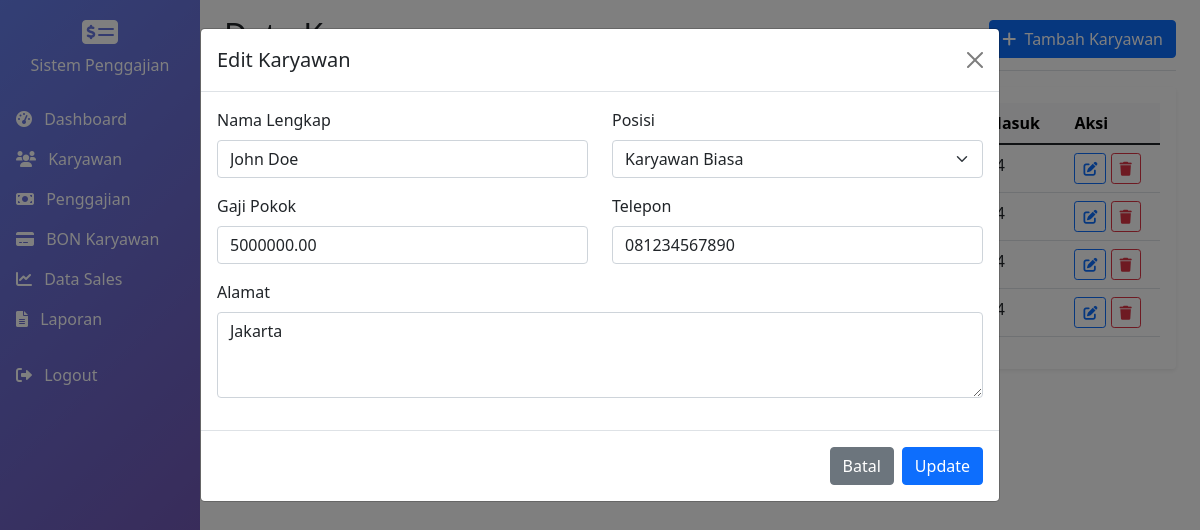
The page /employees.php?edit=1 (signed in) on the database its author committed.
### tables this page shows
CREATE TABLE employees (
    id INT PRIMARY KEY AUTO_INCREMENT,
    employee_code VARCHAR(20) UNIQUE NOT NULL,
    name VARCHAR(100) NOT NULL,
    position ENUM('sales', 'regular') NOT NULL,
    basic_salary DECIMAL(12,2) NOT NULL,
    commission_rate DECIMAL(5,2) DEFAULT 0,  
    phone VARCHAR(20),
    address TEXT,
    hire_date DATE NOT NULL,
    status ENUM('active', 'inactive') DEFAULT 'active',
    created_at TIMESTAMP DEFAULT CURRENT_TIMESTAMP,
    updated_at TIMESTAMP DEFAULT CURRENT_TIMESTAMP ON UPDATE CURRENT_TIMESTAMP
);

### employees.php (the view, shortened to what this page needs)
<?php
$database = new Database();
$db = $database->getConnection();
$query = "SELECT * FROM employees WHERE status = 'active' ORDER BY created_at DESC";
$stmt = $db->prepare($query);
$stmt->execute();
$employees = $stmt->fetchAll(PDO::FETCH_ASSOC);
$edit_employee = null;
if (isset($_GET['edit'])) {
    $query = "SELECT * FROM employees WHERE id = ?";
    $stmt = $db->prepare($query);
    $stmt->execute([$_GET['edit']]);
    $edit_employee = $stmt->fetch(PDO::FETCH_ASSOC);
}
?>
<!DOCTYPE html>
<html lang="id">
<head>
    <link href="https://cdn.jsdelivr.net/npm/bootstrap@5.1.3/dist/css/bootstrap.min.css" rel="stylesheet">
    <link href="https://cdnjs.cloudflare.com/ajax/libs/font-awesome/6.0.0/css/all.min.css" rel="stylesheet">
</head>
<body>
    <div class="container-fluid">
        <div class="row">
            <nav class="col-md-3 col-lg-2 d-md-block sidebar text-white p-0">
                <div class="position-sticky pt-3">
                    <div class="text-center mb-4">
                        <i class="fas fa-money-check-alt fa-2x mb-2"></i>
                        <h6>Sistem Penggajian</h6>
                    </div>
                    <ul class="nav flex-column">
                        <li class="nav-item">
                            <a class="nav-link text-white" href="index.php">
                                <i class="fas fa-tachometer-alt me-2"></i> Dashboard
                            </a>
                        </li>
                        <li class="nav-item">
                            <a class="nav-link text-white active" href="employees.php">
                                <i class="fas fa-users me-2"></i> Karyawan
                            </a>
                        </li>
                        <li class="nav-item">
                            <a class="nav-link text-white" href="salaries.php">
                                <i class="fas fa-money-bill me-2"></i> Penggajian
                            </a>
                        </li>
                        <li class="nav-item">
                            <a class="nav-link text-white" href="bons.php">
                                <i class="fas fa-credit-card me-2"></i> BON Karyawan
                            </a>
                        </li>
                        <li class="nav-item">
                            <a class="nav-link text-white" href="sales.php">
                                <i class="fas fa-chart-line me-2"></i> Data Sales
                            </a>
                        </li>
                        <li class="nav-item">
                            <a class="nav-link text-white" href="reports.php">
                                <i class="fas fa-file-alt me-2"></i> Laporan
                            </a>
                        </li>
                        <li class="nav-item mt-3">
                            <a class="nav-link text-white" href="logout.php">
                                <i class="fas fa-sign-out-alt me-2"></i> Logout
                            </a>
                        </li>
                    </ul>
                </div>
            </nav>
            <main class="col-md-9 ms-sm-auto col-lg-10 px-md-4">
                <div class="d-flex justify-content-between flex-wrap flex-md-nowrap align-items-center pt-3 pb-2 mb-3 border-bottom">
                    <h1 class="h2">Data Karyawan</h1>
                    <button class="btn btn-primary" data-bs-toggle="modal" data-bs-target="#addEmployeeModal">
                        <i class="fas fa-plus me-1"></i> Tambah Karyawan
                    </button>
                </div>
                <div class="card border-0 shadow-sm">
                    <div class="card-body">
                        <div class="table-responsive">
                            <table class="table table-hover">
                                <thead class="table-light">
                                    <tr>
                                        <th>Kode</th>
                                        <th>Nama</th>
                                        <th>Posisi</th>
                                        <th>Gaji Pokok</th>
                                        <th>Komisi</th>
                                        <th>Telepon</th>
                                        <th>Tanggal Masuk</th>
                                        <th>Aksi</th>
                                    </tr>
                                </thead>
                                <tbody>
                                    <?php foreach ($employees as $employee): ?>
                                        <tr>
                                            <td><?php echo htmlspecialchars($employee['employee_code']); ?></td>
                                            <td><?php echo htmlspecialchars($employee['name']); ?></td>
                                            <td>
                                                <span class="badge <?php echo $employee['position'] == 'sales' ? 'bg-success' : 'bg-primary'; ?>">
                                                </span>
                                            </td>
                                            <td><?php echo formatCurrency($employee['basic_salary']); ?></td>
                                            <td><?php echo $employee['commission_rate'] * 100; ?>%</td>
                                            <td><?php echo htmlspecialchars($employee['phone']); ?></td>
                                            <td><?php echo formatDate($employee['hire_date']); ?></td>
                                            <td>
                                                <a href="?edit=<?php echo $employee['id']; ?>" class="btn btn-sm btn-outline-primary">
                                                    <i class="fas fa-edit"></i>
                                                </a>
                                                <button class="btn btn-sm btn-outline-danger" onclick="deleteEmployee(<?php echo $employee['id']; ?>)">
                                                    <i class="fas fa-trash"></i>
                                                </button>
                                            </td>
                                        </tr>
                                    <?php endforeach; ?>
                                </tbody>
                            </table>
                        </div>
                    </div>
                </div>
            </main>
        </div>
    </div>
    <div class="modal fade" id="addEmployeeModal" tabindex="-1">
        <div class="modal-dialog modal-lg">
            <div class="modal-content">
                <form method="POST">
                    <div class="modal-header">
                        <h5 class="modal-title">
                            <?php echo $edit_employee ? 'Edit Karyawan' : 'Tambah Karyawan'; ?>
                        </h5>
                        <button type="button" class="btn-close" data-bs-dismiss="modal"></button>
                    </div>
                    <div class="modal-body">
                        <div class="row">
                            <div class="col-md-6 mb-3">
                                <label class="form-label">Nama Lengkap</label>
                                <input type="text" class="form-control" name="name"
                                       value="<?php echo $edit_employee['name'] ?? ''; ?>" required>
                            </div>
                            <div class="col-md-6 mb-3">
                                <label class="form-label">Posisi</label>
                                <select class="form-select" name="position" onchange="toggleCommission()" required>
                                    <option value="regular" <?php echo ($edit_employee['position'] ?? '') == 'regular' ? 'selected' : ''; ?>>
                                        Karyawan Biasa
                                    </option>
                                </select>
                            </div>
                            <div class="col-md-6 mb-3">
                                <label class="form-label">Gaji Pokok</label>
                                <input type="number" class="form-control" name="basic_salary"
                                       value="<?php echo $edit_employee['basic_salary'] ?? ''; ?>" required>
                            </div>
                            <div class="col-md-6 mb-3">
                                <label class="form-label">Telepon</label>
                                <input type="text" class="form-control" name="phone"
                                       value="<?php echo $edit_employee['phone'] ?? ''; ?>">
                            </div>
                            <div class="col-12 mb-3">
                                <label class="form-label">Alamat</label>
                                <textarea class="form-control" name="address" rows="3"><?php echo $edit_employee['address'] ?? ''; ?></textarea>
                            </div>
                        </div>
                    </div>
                    <div class="modal-footer">
                        <button type="button" class="btn btn-secondary" data-bs-dismiss="modal">Batal</button>
                        <button type="submit" class="btn btn-primary">
                            <?php echo $edit_employee ? 'Update' : 'Simpan'; ?>
                        </button>
                    </div>
                </form>
            </div>
        </div>
    </div>
</body>
</html>

### employees.php (style rules this page uses)
.sidebar { min-height: 100vh; background: linear-gradient(135deg, #667eea 0%, #764ba2 100%); }

### rows shown on the page
employees: name "John Doe", position "Karyawan Biasa", basic_salary "5000000.00", phone "081234567890", address "Jakarta"
